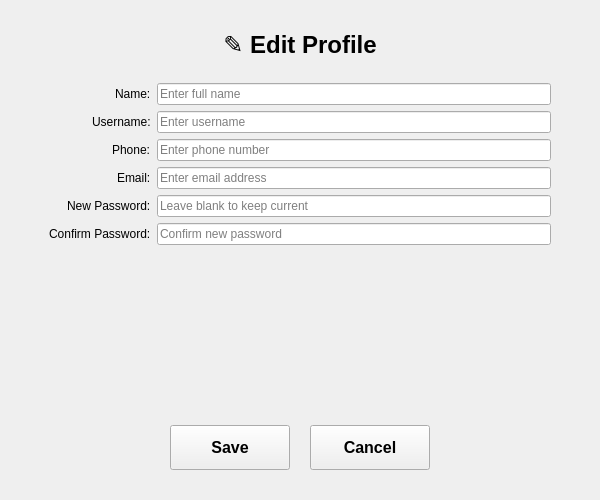
<?xml version="1.0" encoding="UTF-8"?>
<ui version="4.0">
 <class>EditProfilePage</class>
 <widget class="QWidget" name="EditProfilePage">
  <property name="geometry">
   <rect>
    <x>0</x>
    <y>0</y>
    <width>600</width>
    <height>500</height>
   </rect>
  </property>
  <property name="windowTitle">
   <string>Edit Profile</string>
  </property>
  <layout class="QVBoxLayout" name="verticalLayout_main">
   <property name="spacing">
    <number>15</number>
   </property>
   <property name="leftMargin">
    <number>40</number>
   </property>
   <property name="topMargin">
    <number>30</number>
   </property>
   <property name="rightMargin">
    <number>40</number>
   </property>
   <property name="bottomMargin">
    <number>30</number>
   </property>
   <item>
    <widget class="QLabel" name="titleLabel">
     <property name="font">
      <font>
       <pointsize>18</pointsize>
       <weight>75</weight>
       <bold>true</bold>
      </font>
     </property>
     <property name="text">
      <string>✎ Edit Profile</string>
     </property>
     <property name="alignment">
      <set>Qt::AlignmentFlag::AlignCenter</set>
     </property>
    </widget>
   </item>
   <item>
    <widget class="QWidget" name="formWidget" native="true">
     <layout class="QFormLayout" name="formLayout">
      <property name="fieldGrowthPolicy">
       <enum>QFormLayout::FieldGrowthPolicy::ExpandingFieldsGrow</enum>
      </property>
      <property name="labelAlignment">
       <set>Qt::AlignmentFlag::AlignRight</set>
      </property>
      <property name="formAlignment">
       <set>Qt::AlignmentFlag::AlignHCenter</set>
      </property>
      <item row="0" column="0">
       <widget class="QLabel" name="label_name">
        <property name="text">
         <string>Name:</string>
        </property>
       </widget>
      </item>
      <item row="0" column="1">
       <widget class="QLineEdit" name="nameEdit">
        <property name="minimumSize">
         <size>
          <width>250</width>
          <height>0</height>
         </size>
        </property>
        <property name="placeholderText">
         <string>Enter full name</string>
        </property>
       </widget>
      </item>
      <item row="1" column="0">
       <widget class="QLabel" name="label_username">
        <property name="text">
         <string>Username:</string>
        </property>
       </widget>
      </item>
      <item row="1" column="1">
       <widget class="QLineEdit" name="usernameEdit">
        <property name="minimumSize">
         <size>
          <width>250</width>
          <height>0</height>
         </size>
        </property>
        <property name="placeholderText">
         <string>Enter username</string>
        </property>
       </widget>
      </item>
      <item row="2" column="0">
       <widget class="QLabel" name="label_phone">
        <property name="text">
         <string>Phone:</string>
        </property>
       </widget>
      </item>
      <item row="2" column="1">
       <widget class="QLineEdit" name="phoneEdit">
        <property name="minimumSize">
         <size>
          <width>250</width>
          <height>0</height>
         </size>
        </property>
        <property name="placeholderText">
         <string>Enter phone number</string>
        </property>
       </widget>
      </item>
      <item row="3" column="0">
       <widget class="QLabel" name="label_email">
        <property name="text">
         <string>Email:</string>
        </property>
       </widget>
      </item>
      <item row="3" column="1">
       <widget class="QLineEdit" name="emailEdit">
        <property name="minimumSize">
         <size>
          <width>250</width>
          <height>0</height>
         </size>
        </property>
        <property name="placeholderText">
         <string>Enter email address</string>
        </property>
       </widget>
      </item>
      <item row="4" column="0">
       <widget class="QLabel" name="label_password">
        <property name="text">
         <string>New Password:</string>
        </property>
       </widget>
      </item>
      <item row="4" column="1">
       <widget class="QLineEdit" name="passwordEdit">
        <property name="minimumSize">
         <size>
          <width>250</width>
          <height>0</height>
         </size>
        </property>
        <property name="echoMode">
         <enum>QLineEdit::EchoMode::Password</enum>
        </property>
        <property name="placeholderText">
         <string>Leave blank to keep current</string>
        </property>
       </widget>
      </item>
      <item row="5" column="0">
       <widget class="QLabel" name="label_confirm">
        <property name="text">
         <string>Confirm Password:</string>
        </property>
       </widget>
      </item>
      <item row="5" column="1">
       <widget class="QLineEdit" name="confirmPasswordEdit">
        <property name="minimumSize">
         <size>
          <width>250</width>
          <height>0</height>
         </size>
        </property>
        <property name="echoMode">
         <enum>QLineEdit::EchoMode::Password</enum>
        </property>
        <property name="placeholderText">
         <string>Confirm new password</string>
        </property>
       </widget>
      </item>
     </layout>
    </widget>
   </item>
   <item>
    <spacer name="verticalSpacer">
     <property name="orientation">
      <enum>Qt::Orientation::Vertical</enum>
     </property>
     <property name="sizeHint" stdset="0">
      <size>
       <width>20</width>
       <height>20</height>
      </size>
     </property>
    </spacer>
   </item>
   <item>
    <layout class="QHBoxLayout" name="horizontalLayout_buttons">
     <property name="spacing">
      <number>20</number>
     </property>
     <item>
      <spacer name="horizontalSpacer_left">
       <property name="orientation">
        <enum>Qt::Orientation::Horizontal</enum>
       </property>
       <property name="sizeHint" stdset="0">
        <size>
         <width>40</width>
         <height>20</height>
        </size>
       </property>
      </spacer>
     </item>
     <item>
      <widget class="QPushButton" name="saveButton">
       <property name="minimumSize">
        <size>
         <width>120</width>
         <height>45</height>
        </size>
       </property>
       <property name="font">
        <font>
         <pointsize>12</pointsize>
         <weight>75</weight>
         <bold>true</bold>
        </font>
       </property>
       <property name="text">
        <string>Save</string>
       </property>
      </widget>
     </item>
     <item>
      <widget class="QPushButton" name="cancelButton">
       <property name="minimumSize">
        <size>
         <width>120</width>
         <height>45</height>
        </size>
       </property>
       <property name="font">
        <font>
         <pointsize>12</pointsize>
         <weight>75</weight>
         <bold>true</bold>
        </font>
       </property>
       <property name="text">
        <string>Cancel</string>
       </property>
      </widget>
     </item>
     <item>
      <spacer name="horizontalSpacer_right">
       <property name="orientation">
        <enum>Qt::Orientation::Horizontal</enum>
       </property>
       <property name="sizeHint" stdset="0">
        <size>
         <width>40</width>
         <height>20</height>
        </size>
       </property>
      </spacer>
     </item>
    </layout>
   </item>
  </layout>
 </widget>
 <resources>
  <include location="resources.qrc"/>
 </resources>
 <connections/>
</ui>
